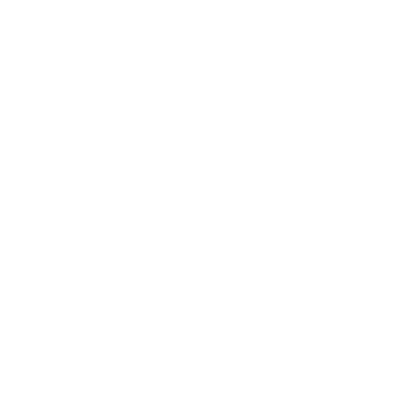
Frame 1 (no input)
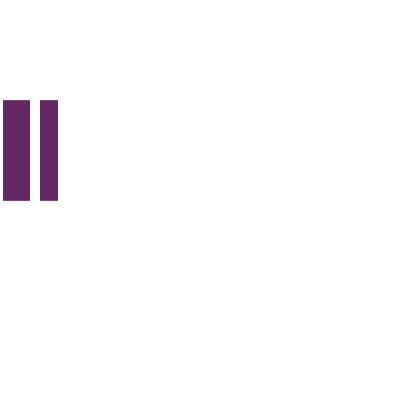
Frame 60 (the mouse pressed at the canvas centre just before this capture)
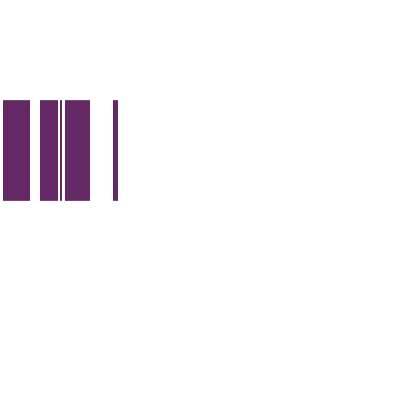
Frame 120 (the mouse held since frame 60 and released just before this capture)

The Processing sketch that drew these frames (run headless with seeded random() and noise(); from frame 60 on, the mouse is pressed at the canvas centre):

// Processing sketch: processing_183777
// ── processing_183777.pde

float x = 0;

void setup() {
  size (400, 400);
  background (255);
  stroke (255);
}

void change_line_color() {
  if (random(100) > 50) {
    stroke(255);
  } 
  else {
    stroke (100,40,100);
  }
}

void draw() {
  line(x, 100, x, 200);
  x = x +1;

  if (x> width) {
    x = 0;
  }
  if (random(100) >70) {
    change_line_color();
  }
}
